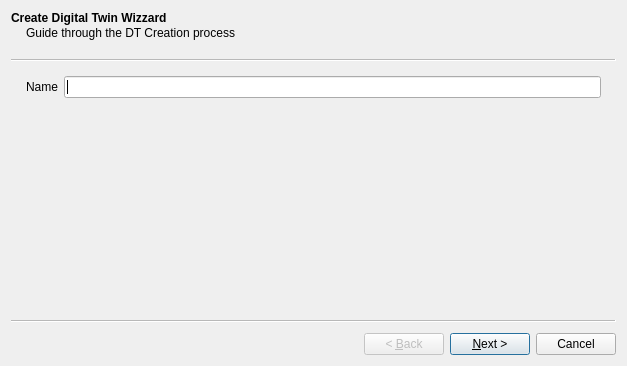
<?xml version="1.0" encoding="UTF-8"?>
<ui version="4.0">
 <class>StructuraSystems::Client::CreateDTWizard</class>
 <widget class="QWizard" name="StructuraSystems::Client::CreateDTWizard">
  <property name="geometry">
   <rect>
    <x>0</x>
    <y>0</y>
    <width>627</width>
    <height>366</height>
   </rect>
  </property>
  <property name="windowTitle">
   <string>Wizard</string>
  </property>
  <widget class="QWizardPage" name="wizardPage1">
   <property name="title">
    <string>Create Digital Twin Wizzard</string>
   </property>
   <property name="subTitle">
    <string>Guide through the DT Creation process</string>
   </property>
   <layout class="QVBoxLayout" name="verticalLayout">
    <item>
     <layout class="QHBoxLayout" name="horizontalLayout">
      <item>
       <widget class="QLabel" name="label">
        <property name="text">
         <string>Name</string>
        </property>
       </widget>
      </item>
      <item>
       <widget class="QLineEdit" name="DTNameLineEdit"/>
      </item>
     </layout>
    </item>
   </layout>
  </widget>
  <widget class="QWizardPage" name="wizardPage2">
   <layout class="QHBoxLayout" name="horizontalLayout_3"/>
  </widget>
 </widget>
 <resources/>
 <connections/>
</ui>
